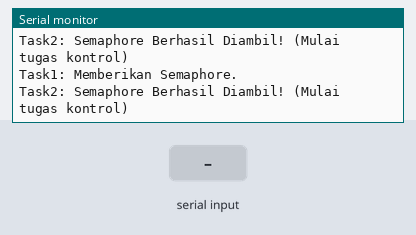
Simulated run of this sketch. Board: ESP32. Shown: the last lines printed to the serial monitor. The inputs (shaded band) are chosen by the test bench.

Above: at 2.2 s.
2.3 s: "-\n" received over Serial
At 2.9 s:
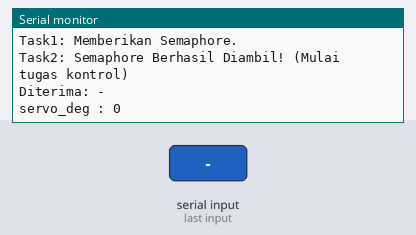
3.8 s: "90,45\n" received over Serial
At 3.96 s:
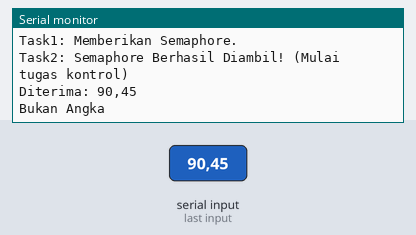
5.3 s: "200\n" received over Serial
At 5.9 s:
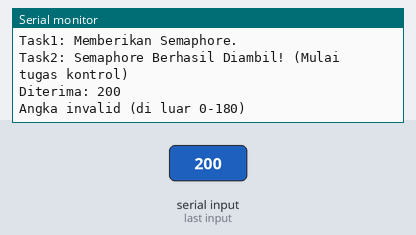

The sketch:

Integration_TX.ino
```cpp
#include <Arduino.h>
#include "freertos/FreeRTOS.h"
#include "freertos/task.h"
#include "freertos/semphr.h"

#define Mark -999999

SemaphoreHandle_t xBinarySemaphore;
TaskHandle_t Task1_Handle;
TaskHandle_t Task2_Handle;

bool isNumeric(String str) {
  if (str.length() == 0) return false;
  for (unsigned int i = 0; i < str.length(); i++) {
    if (!isDigit(str.charAt(i)) && !(i == 0 && (str.charAt(i) == '-' || str.charAt(i) == '+'))) {
      return false;
    }
  }
  return true;
}

void Task1_TX(void *pvParameters) {
  Serial.print("Task1 running on core ");
  Serial.println(xPortGetCoreID());

  for (;;) {
    Serial.println("Task1: Memberikan Semaphore.");
    xSemaphoreGive(xBinarySemaphore);
    vTaskDelay(pdMS_TO_TICKS(1000));
  }
}

void Task2_TX(void *pvParameters) {
  Serial.print("Task2 running on core ");
  Serial.println(xPortGetCoreID());

  for (;;) {
    if (xSemaphoreTake(xBinarySemaphore, portMAX_DELAY) == pdTRUE) {
      Serial.println("Task2: Semaphore Berhasil Diambil! (Mulai tugas kontrol)");
    }
  }
}

void setup() {
  Serial.begin(115200);
  delay(1000);
  Serial.println("Setup running on core " + String(xPortGetCoreID()));

  xBinarySemaphore = xSemaphoreCreateBinary();

  if (xBinarySemaphore != NULL) {
    xTaskCreatePinnedToCore(
        Task1_TX, "Task1", 4096, NULL, 5, &Task1_Handle, 0);
    xTaskCreatePinnedToCore(
        Task2_TX, "Task2", 4096, NULL, 5, &Task2_Handle, 1);
  } else {
    Serial.println("Gagal membuat semaphore.");
  }
}

void loop() {
  if (Serial.available() > 0) {
    String data = Serial.readStringUntil('\n');
    Serial.print("Diterima: ");
    Serial.println(data);
    data.trim();

    if (isNumeric(data)) {
      int value = data.toInt();
      if(value >= 0 && value <= 180){
        Serial.print("servo_deg : ");
        Serial.println(value);
      }
      else Serial.println("Angka invalid (di luar 0-180)");
    }
    else{
      Serial.println("Bukan Angka");
    }
  }
  vTaskDelay(pdMS_TO_TICKS(100));
}
```

Measured:
- after the input at 2.3 s, the serial monitor: prints a new line at once (image 1)
- after the input at 3.8 s, the serial monitor: prints a new line at once (image 2)
- after the input at 5.3 s, the serial monitor: prints a new line at once (image 3)
